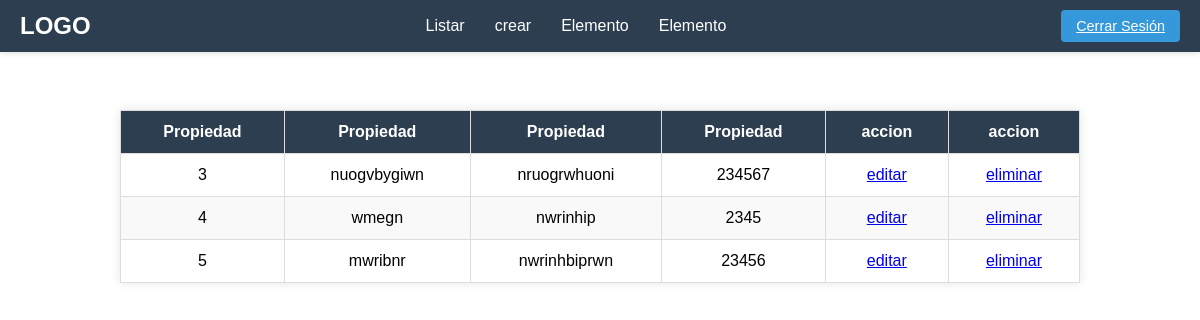
/listar/ (signed in), run on an earlier commit of the app's database.
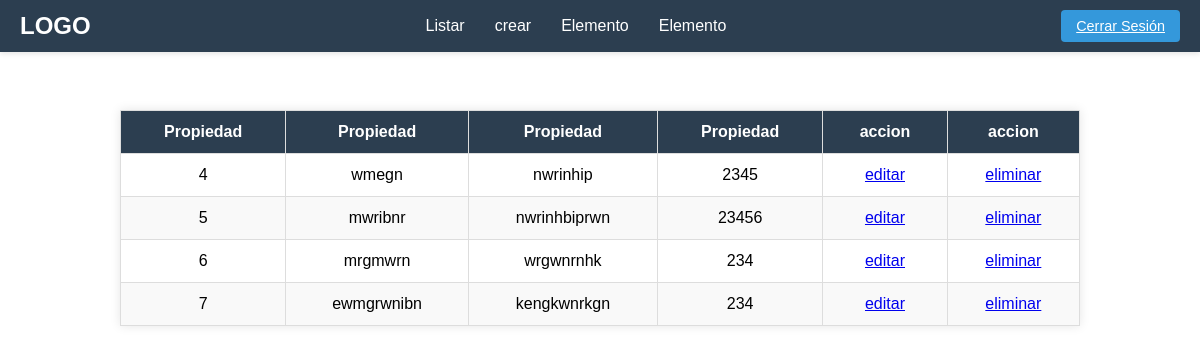
And on a later commit of the database.
### pepe/models.py (models this page shows)
class libro (models.Model):
    titulo = models.TextField(max_length=50)
    descripcion = models.TextField()
    precio = models.IntegerField()

### pepe/views.py (the view)
# urls.py: path('listar/', views.listar, name='listar'),
@login_required
def listar(request):
    libros = libro.objects.all()
    if libro is not None:
        return render(request,"all_elements.html", {"libros": libros} )
    return render(request,"all_elements.html")

### pepe/templates/all_elements.html (shortened to what this page needs)
 {% extends 'base.html' %}
{% load static %}
{% block content %}
<link rel="stylesheet" href="{% static 'listar.css' %}">
    <table style="margin: auto; margin-top: 50px;">
        <thead>
            <th>Propiedad</th>
            <th>Propiedad</th>
            <th>Propiedad</th>
            <th>Propiedad</th>
            <th>accion</th>
            <th>accion</th>
        </thead>
        <tbody>
           {% for x in libros %}
            <tr>
                <td>{{x.id}}</td>
                <td>{{x.titulo}}</td>
                <td>{{x.descripcion}}</td>
                <td>{{x.precio}}</td>
                <td><a href="/editar/{{ x.id }}/">editar</a></td>
                <td><a href="/eliminar/{{x.id}}/">eliminar</a></td>
            </tr>
            {% endfor %}
        </tbody>
    </table>
{%endblock%}

What changed in the data, as far as the page shows it:
removed libro: id "3", titulo "nuogvbygiwn", descripcion "nruogrwhuoni", precio "234567"
added libro: id "6", titulo "mrgmwrn", descripcion "wrgwnrnhk", precio "234"
added libro: id "7", titulo "ewmgrwnibn", descripcion "kengkwnrkgn", precio "234"
